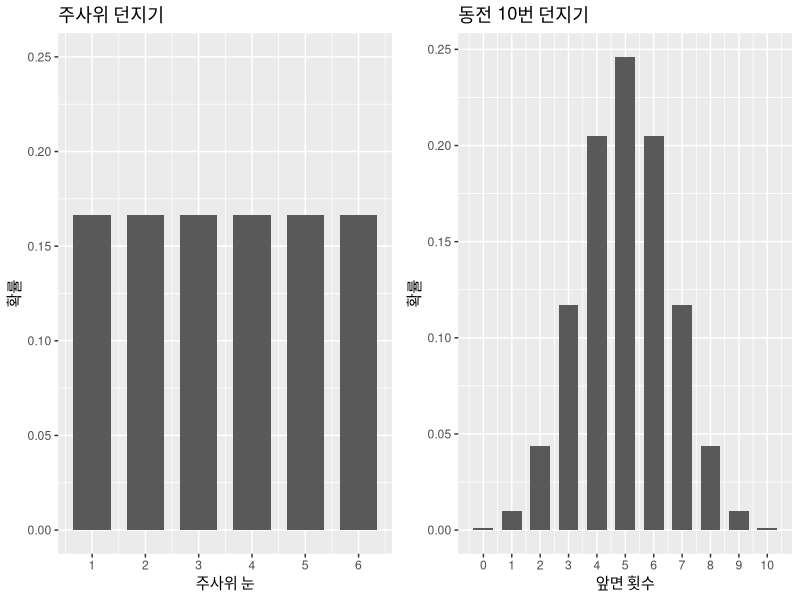
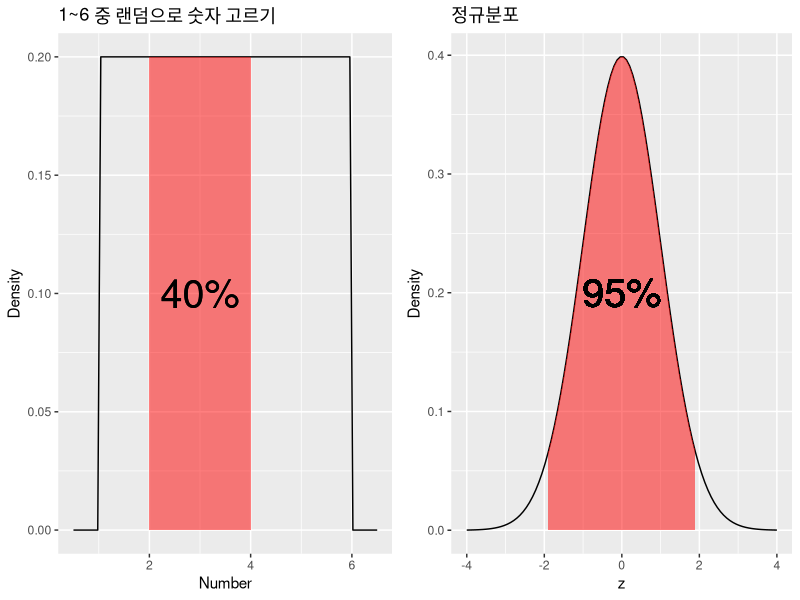
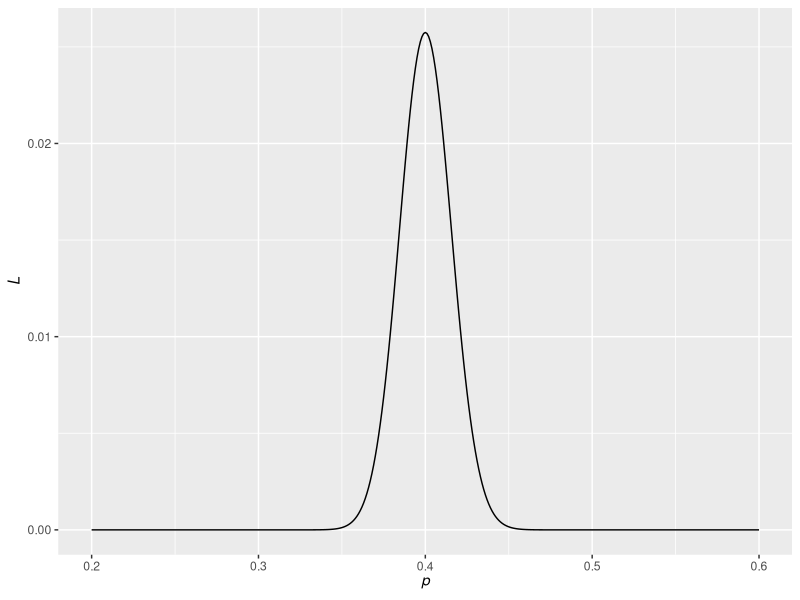
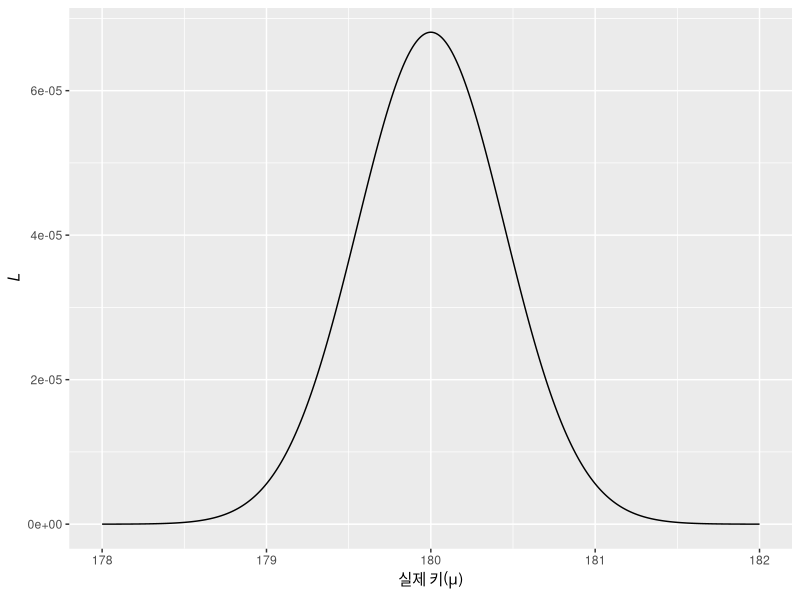

Write the R code that produced these figures, in order.
## ---- chunk 1
knitr::opts_chunk$set(echo = TRUE,fig.align="center",cache=T)
knitr::opts_knit$set(height=100)
## ---- chunk 2
library(ggplot2);library(gridExtra)
n=0:10
f1=data.frame(n=1:6,p=rep(1/6,6))
f2=data.frame(n,p=dbinom(n,10,0.5))
g1=ggplot(f1,aes(n,p))+geom_bar(stat = "identity",width=0.7)+xlab("주사위 눈")+ylab("확률")+scale_x_continuous(breaks=1:6)+ylim(0,0.25)+ggtitle("주사위 던지기")
g2=ggplot(f2,aes(n,p))+geom_bar(stat = "identity",width=0.7)+xlab("앞면 횟수")+ylab("확률")+scale_x_continuous(breaks=0:10)+ggtitle("동전 10번 던지기")
grid.arrange( g1, g2, ncol=2)
## ---- chunk 3
z=seq(-4, 4, length=100)
f3=data.frame(z, p=dnorm(z))
g3=ggplot(f3,aes(z,p))+geom_line()+xlab("z")+ylab("Density")+ggtitle("정규분포")+ geom_ribbon(data=subset(f3, z>-1.96 & z<1.96),aes(x=z,ymax=p),ymin=0,fill="red", alpha=0.5)+geom_text(data = NULL, x = 0, y = 0.2, label = "95%",size=10)
g4= ggplot(data.frame(x=c(0.5,6.5)), aes(x=x)) + stat_function(fun=dunif, args=list(min = 1, max = 6), colour="black") + ggtitle("1~6 중 랜덤으로 숫자 고르기")+geom_ribbon(aes(x=c(2,4),ymin=0, ymax=1/5),fill="red",alpha=0.5)+geom_text(data = NULL, x = 3, y = 0.1, label = "40%",size=10)+xlab("Number")+ylab("Density")
grid.arrange(g4,g3,ncol=2)
## ---- chunk 4
p=seq(0.2,0.6,0.001)
L=choose(1000,400)*p^400*(1-p)^600
ggplot(data.frame(p,L),aes(p,L))+geom_line()+xlab(expression(italic(p)))+ylab(expression(italic(L)))
## ---- chunk 5
mu=seq(178,182,0.01)
L=1/sqrt(2*pi)^5 * exp(-((mu-178)^2+(mu-179)^2++(mu-180)^2+(mu-181)^2++(mu-182)^2)/2)
ggplot(data.frame(mu,L),aes(mu,L))+geom_line()+xlab(expression(paste("실제 키(",mu,")",sep="")))+ylab(expression(italic(L)))
